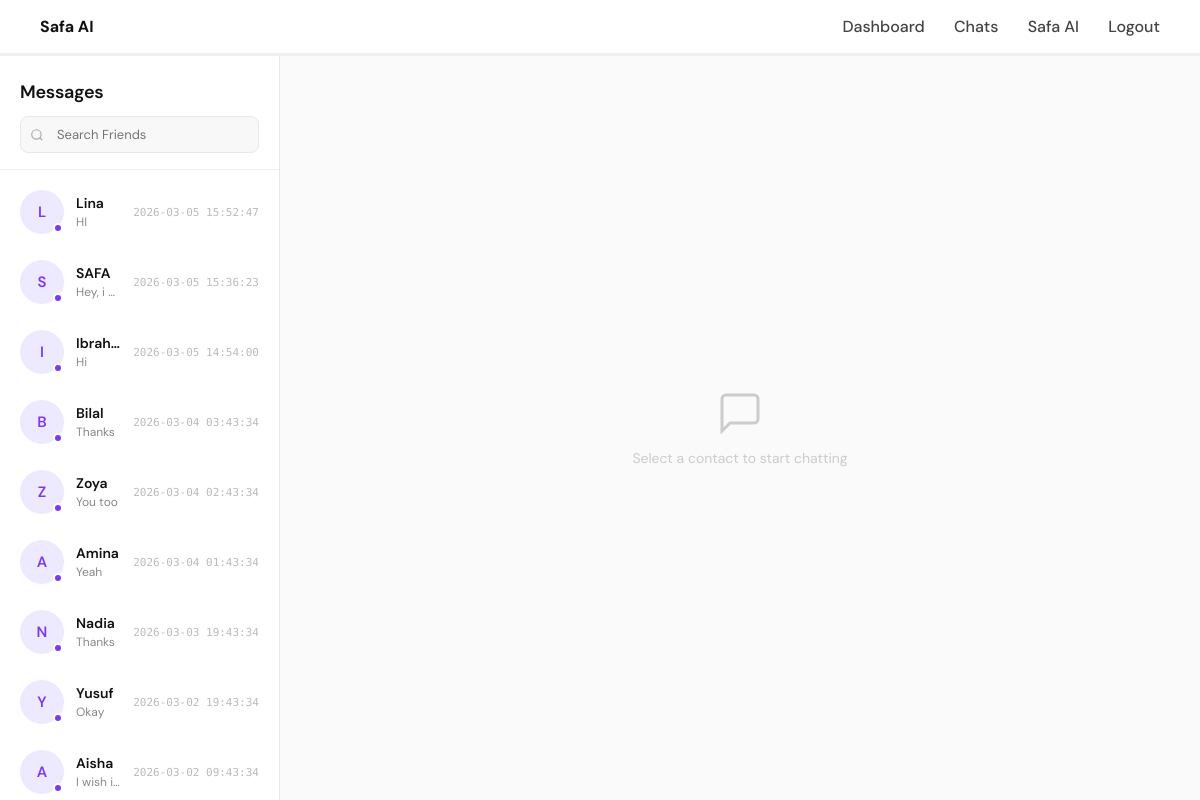
/chats (signed in), run on an earlier commit of the app's database.
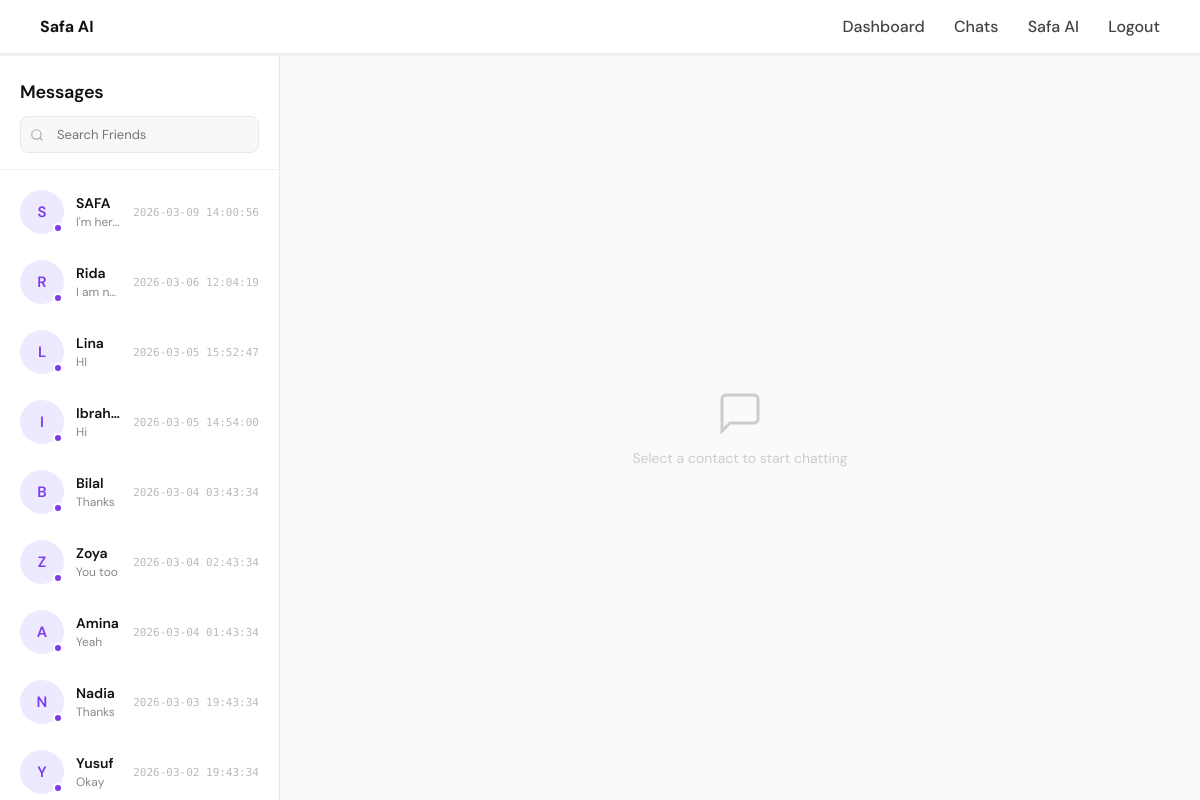
And on a later commit of the database.
### tables this page shows
CREATE TABLE ai_chat (
    id INTEGER PRIMARY KEY AUTOINCREMENT,
    user_id INTEGER,
    contact_name TEXT,
    sender TEXT,
    message TEXT,
    timestamp DATETIME DEFAULT CURRENT_TIMESTAMP
);

### app.py (the view, shortened to what this page needs)
@app.route("/chats", methods=["GET", "POST"])
def chats():
    if "user_id" not in session:
        return redirect(url_for("login"))
    import sqlite3
    from datetime import datetime
    import pytz
    import random
    conn = sqlite3.connect("database.db")
    cursor = conn.cursor()
    ist = pytz.timezone("Asia/Kolkata")
    contact = request.args.get("contact")
    chats = []
    contacts_list = []
    cursor.execute("""
        SELECT contact_name, message, timestamp
        FROM ai_chat
        WHERE user_id = ?
        ORDER BY timestamp DESC
    """, (session["user_id"],))
    rows = cursor.fetchall()
    contacts = {}
    for name, message, timestamp in rows:
        if name not in contacts:
            contacts[name] = {
                "last_message": message,
                "timestamp": timestamp
            }
    contacts_list = [
        (name, data["last_message"], data["timestamp"])
        for name, data in contacts.items()
    ]
    conn.close()
    return render_template(
        "chats.html",
        contacts=contacts_list,
        chats=chats,
        selected_contact=contact
    )

### templates/chats.html (shortened to what the changed rows need)
{% extends "base.html" %}
{% block content %}
<div class="chat-container">
    <div class="contact-list">
        <div class="contact-list-header">
            <h2>Messages</h2>
        </div>
        <div class="contact-scroll">
            {% for name, last_message, timestamp in contacts %}
            <a href="/chats?contact={{ name }}" class="contact-item {% if name == selected_contact %}active{% endif %}">
                <div class="contact-avatar">
                    {{ name[0] }}
                    <span class="status-dot"></span>
                </div>
                <div class="contact-info">
                    <div class="contact-name">{{ name }}</div>
                    <div class="contact-preview">{{ last_message }}</div>
                </div>
                <div class="contact-meta">
                    <span class="contact-time">{{ timestamp }}</span>
                </div>
            </a>
            {% endfor %}
        </div>
    </div>
</div>
{% endblock %}

What changed in the data, as far as the page shows it:
removed ai_chat: contact_name "S", contact_name "SAFA", message "Hey, i…", timestamp "2026-03-05 15:36:23"
no longer on this page (row unchanged): ai_chat: contact_name "A", contact_name "Aisha", message "I wish i…", timestamp "2026-03-02 09:43:34"
added ai_chat: contact_name "S", contact_name "SAFA", message "I'm her…", timestamp "2026-03-09 14:00:56"
added ai_chat: contact_name "R", contact_name "Rida", message "I am n…", timestamp "2026-03-06 12:04:19"
